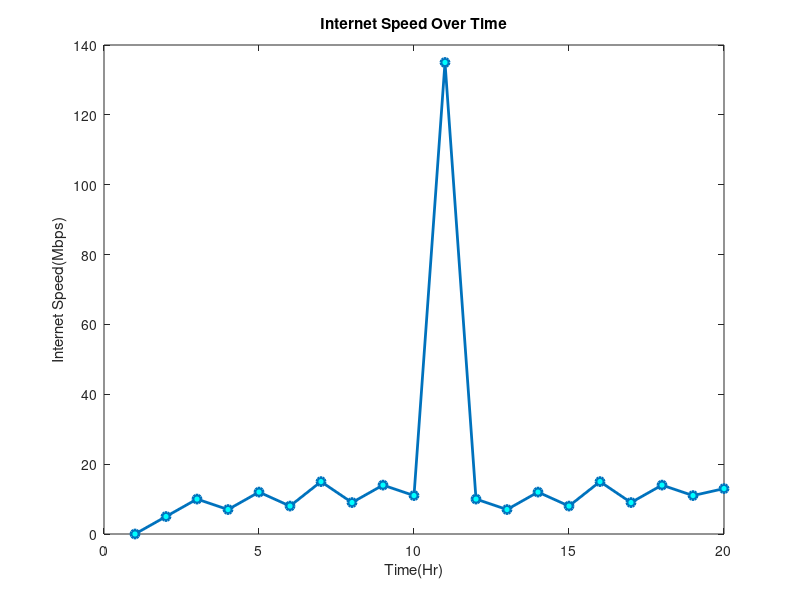

MATLAB code for this plot: (Note: this script raises an error after producing the figure.)
speed=[0,5,10,7,12,8,15,9,14,11,135,10,7,12,8,15,9,14,11,13];

time= 1:length(speed);

avg=mean(speed);

plot(time,speed,'-o','LineWidth',2,'MarkerFaceColor','c');

xlabel('Time(Hr)');
ylabel('Internet Speed(Mbps)');
title('Internet Speed Over Time')

yline(avg, '--b', 'Average Speed', 'LineWidth', 2);


legend('Internet Speed', 'Average Speed');